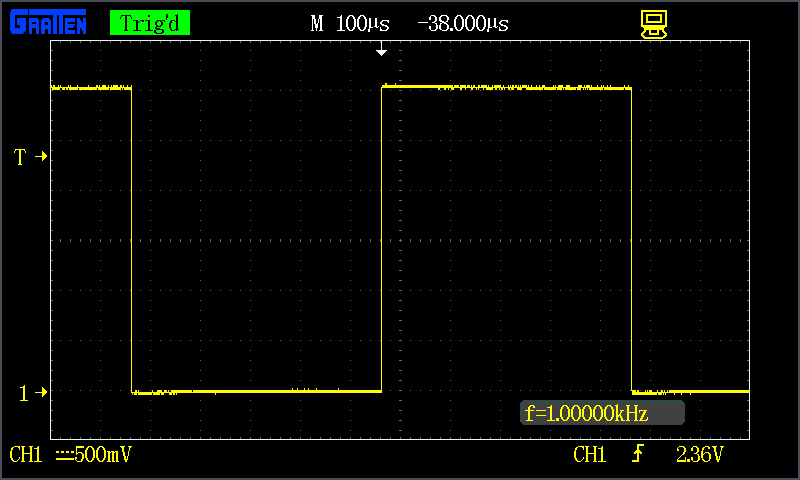
#> input picture waveform_testingset/square_predict_0001.png, 800 x 480 px
$ python signal_analyzer.py
#> lines starting #> are read from the running program, lines starting #| are printed output that depends on the picture; after the words box and inside, x2 and y2 are one past the last pixel; in counts of white or black regions, pixels touching at a corner belong together; long printed decimals are rounded
import cv2
import numpy as np
import matplotlib.pyplot as plt

IMAGE_PATH = "waveform_testingset/square_predict_0001.png"

# OSCILLOSCOPE SETTINGS
VOLTS_PER_DIV = 0.5
TIME_PER_DIV = 500e-6

# standard oscilloscope grid
VERT_DIVS = 8
HORZ_DIVS = 10

def crop_scope_region(image_path):
    img = cv2.imread(image_path)

    if img is None:
        raise FileNotFoundError(f"Could not load image: {image_path}")

    height, width, _ = img.shape

    top = int(height * 0.08)
    bottom = int(height * 0.92)
    left = int(width * 0.02)
    right = int(width * 0.98)

    cropped = img[top:bottom, left:right]
    return cropped


def extract_waveform(img):

    # conv to HSV
    hsv = cv2.cvtColor(img, cv2.COLOR_BGR2HSV)

    # detect bright pixels
    lower = np.array([15, 80, 120])
    upper = np.array([40, 255, 255])
    mask = cv2.inRange(hsv, lower, upper)

    height, width = mask.shape
    x_vals = []
    y_vals = []

    # for each x pos fine the avg y pos of pixels
    for x in range(width):
        ys = np.where(mask[:, x] > 0)[0]

        if (len(ys) > 0):
            x_vals.append(x)
            y_vals.append(np.median(ys))

    x_vals = np.array(x_vals)
    y_vals = np.array(y_vals)

    if (len(x_vals) < 10):
        raise ValueError("Not enough waveform points detected")

    return x_vals, y_vals, mask


def conv_pixels_to_signal(x_pix, y_pix, img_shape):
    height, width = img_shape[:2]

    total_time = HORZ_DIVS * TIME_PER_DIV
    total_voltage = VERT_DIVS * VOLTS_PER_DIV

    sec_per_pix = total_time / width
    volts_per_pix = total_voltage / height

    # conv x pixels to time
    time = x_pix * sec_per_pix

    # conv y pixels to voltage (invert y axis)
    center_y = height / 2
    voltage = (center_y - y_pix) * volts_per_pix

    return time, voltage


def estimate_frequency(time, voltage):

    # remove dc offset
    v = voltage - np.mean(voltage)

    # zero crossings
    zero_crossings = np.where(np.diff(np.sign(v)))[0]

    if (len(zero_crossings) < 3):
        return None, None

    crossing_times = time[zero_crossings]

    periods = []

    for i in range(2, len(crossing_times)):
        period = crossing_times[i] - crossing_times[i-2]
        if (period > 0):
            periods.append(period)

    if (len(periods) == 0):
        return None, None

    avg_period = np.mean(periods)
    frequency = 1 / avg_period

    return frequency, avg_period


def estimate_noise(voltage):

    # smooth singal with moving average
    window_size = 15
    kernel = np.ones(window_size) / window_size
    smoothed = np.convolve(voltage, kernel, mode = 'same')

    noise = voltage - smoothed

    noise_rms = np.sqrt(np.mean(noise**2))

    return noise_rms


def estimate_distortion(time, voltage):

    # simple distortion
    v = voltage - np.mean(voltage)

    dt = np.mean(np.diff(time))

    if dt <= 0:
        return None

    fft_vals = np.fft.rfft(v)
    freqs = np.fft.rfftfreq(len(v), dt)

    magnitudes = np.abs(fft_vals)

    # ignore dc
    magnitudes[0] = 0

    fundamental_index = np.argmax(magnitudes)
    fundamental_mag = magnitudes[fundamental_index]

    if fundamental_mag == 0:
        return None

    harmonic_power = 0

    for n in range(2, 6):
        target_freq = n * freqs[fundamental_index]
        harmonic_index = np.argmin(np.abs(freqs - target_freq))

        if harmonic_index < len(magnitudes):
            harmonic_power += magnitudes[harmonic_index] ** 2

    thd = np.sqrt(harmonic_power) / fundamental_mag

    return thd * 100


def analyze_signal():
    img = crop_scope_region(IMAGE_PATH)
#> in crop_scope_region, img is the input picture: shape (480, 800, 3); mean B, G, R 5.1, 8.9, 7.4
#> in crop_scope_region, `cropped = img[top:bottom, left:right]`:
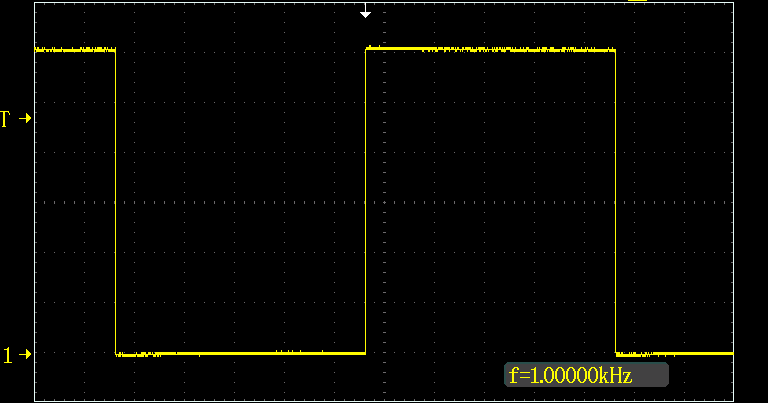
#> cropped: shape (403, 768, 3); mean B, G, R 3.1, 6.3, 6.2

    x_pix, y_pix, mask = extract_waveform(img)
#> in extract_waveform, `hsv = cv2.cvtColor(img, cv2.COLOR_BGR2HSV)`: hsv: shape (403, 768, 3); mean H, S, V 3.3, 3.6, 6.4
#> in extract_waveform, `mask = cv2.inRange(hsv, lower, upper)`:
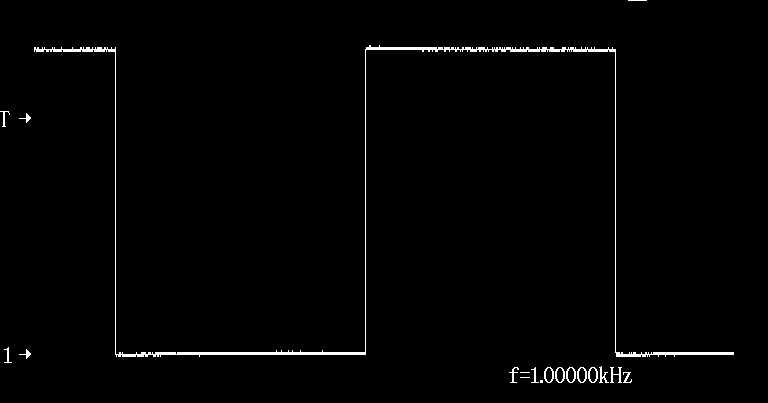
#> mask: shape (403, 768); 1.3% white; 19 white regions (4 under 20 px), largest, box (x1, y1, x2, y2) and area: (34, 45, 734, 357) 3179, (610, 367, 622, 383) 78, (544, 367, 554, 383) 64
#> the loop in extract_waveform, `for x in range(width):` made 768 passes
#> ys on passes 1 to 3: [111], [111], [111, 126]
#> after the loop in extract_waveform, `for x in range(width):`: x_vals = 724 values from 0 to 733; y_vals = 724 values, max 380.5 at index 530, min 47 at index 359, mean 234.6
#> x_pix = 724 values from 0 to 733; y_pix has the same summary as y_vals in extract_waveform

    time, voltage = conv_pixels_to_signal(x_pix, y_pix, img.shape)
#> in conv_pixels_to_signal, `time = x_pix * sec_per_pix`: time = 724 values from 0 to 0.00477
#> in conv_pixels_to_signal, `voltage = (center_y - y_pix) * volts_per_pix`: voltage = 724 values, max 1.53 at index 359, min -1.78 at index 530, mean -0.329
#> time = 724 values from 0 to 0.00477

    frequency, period = estimate_frequency(time, voltage)
#> in estimate_frequency, `v = voltage - np.mean(voltage)`: v = 724 values, max 1.86 at index 359, min -1.45 at index 530, mean 3.93e-17
#> in estimate_frequency, `zero_crossings = np.where(np.diff(np.sign(v)))[0]`: zero_crossings = 41 values from 4 to 605
#> in estimate_frequency, `crossing_times = time[zero_crossings]`: crossing_times = 41 values from 2.6e-05 to 0.004
#> the loop in estimate_frequency, `for i in range(2, len(crossing_times)):` made 39 passes
#> period on passes 1 to 12: 3.26e-05, 0.000143, 0.00069, 0.00217, 0.00258, 0.000977, 3.26e-05, 1.95e-05, 0.000111, 0.000117, 3.91e-05, 3.26e-05
#> after the loop in estimate_frequency, `for i in range(2, len(crossing_times)):`: periods = 39 values, max 0.00258 at index 4, min 1.95e-05 at index 7, mean 0.000203
#> in estimate_frequency, `avg_period = np.mean(periods)`: avg_period = 0.000203
#> in estimate_frequency, `frequency = 1 / avg_period`: frequency = 4930.4
#> frequency = 4930.4; period = 0.000203

    vpp = np.max(voltage) - np.min(voltage)
#> vpp = 3.31
    amplitude = vpp / 2
#> amplitude = 1.66
    vrms = np.sqrt(np.mean(voltage**2))
#> vrms = 1.5
    noise_rms = estimate_noise(voltage)
#> in estimate_noise, `kernel = np.ones(window_size) / window_size`: kernel = [0.0667, 0.0667, 0.0667, 0.0667, 0.0667, 0.0667, 0.0667, 0.0667, 0.0667, 0.0667, 0.0667, 0.0667, 0.0667, 0.0667, 0.0667]
#> in estimate_noise, `smoothed = np.convolve(voltage, kernel, mode = 'same')`: smoothed = 724 values, max 1.53 at index 363, min -1.62 at index 614, mean -0.327
#> in estimate_noise, `noise = voltage - smoothed`: noise = 724 values, max 2.53 at index 549, min -2.45 at index 524, mean -0.00209
#> in estimate_noise, `noise_rms = np.sqrt(np.mean(noise**2))`: noise_rms = 0.572
#> noise_rms = 0.572
    distortion = estimate_distortion(time, voltage)
#> in estimate_distortion, `dt = np.mean(np.diff(time))`: dt = 6.6e-06
#> in estimate_distortion, `freqs = np.fft.rfftfreq(len(v), dt)`: freqs = 363 values from 0 to 75752.3
#> in estimate_distortion, `magnitudes = np.abs(fft_vals)`: magnitudes = 363 values, max 527.8 at index 2, min 1.95e-14 at index 0, mean 18.06
#> in estimate_distortion, `fundamental_index = np.argmax(magnitudes)`: fundamental_index = 2
#> in estimate_distortion, `fundamental_mag = magnitudes[fundamental_index]`: fundamental_mag = 527.8
#> the loop in estimate_distortion, `for n in range(2, 6):` made 4 passes
#> (target_freq, harmonic_index, harmonic_power) on passes 1 to 4: (837, 4, 53075.2), (1255.6, 6, 54976.5), (1674.1, 8, 55383), (2092.6, 10, 65572.9)
#> after the loop in estimate_distortion, `for n in range(2, 6):`: harmonic_power = 65572.9
#> in estimate_distortion, `thd = np.sqrt(harmonic_power) / fundamental_mag`: thd = 0.485
#> distortion = 48.52

    if frequency is not None:
        print(f"Estimated Frequency: {frequency:.2f} Hz")
#| Estimated Frequency: 4930.37 Hz
        print(f"Estimated Period: {period:.6f} s")
#| Estimated Period: 0.000203 s
    else:
        print("Estimated Frequency: Could not calculate")

    print(f"Estimated Amplitude: {amplitude:.2f} V")
#| Estimated Amplitude: 1.66 V
    print(f"Estimated Vrms: {vrms:.2f} V")
#| Estimated Vrms: 1.50 V
    print(f"Estimated Noise RMS: {noise_rms:.3f} V")
#| Estimated Noise RMS: 0.572 V

    if distortion is not None:
        print(f"Estimated Distortion (THD%): {distortion:.2f} %")
#| Estimated Distortion (THD%): 48.52 %
    else:
        print("Estimated Distortion: Could not calculate")

    # show waveform mask
    cv2.imshow("Waveform Mask", mask)
    cv2.waitKey(0)
    cv2.destroyAllWindows()

    # plot extracted signal
    plt.plot(time, voltage)
    plt.title("Extracted Waveform")
    plt.xlabel("Time (s)")
    plt.ylabel("Voltage (V)")
    plt.grid(True)
    plt.show()
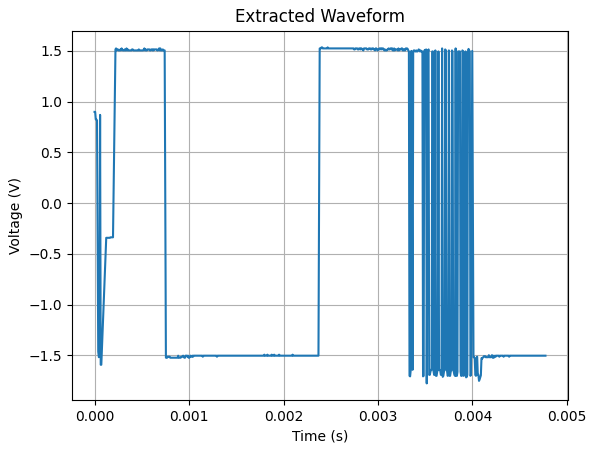
#> figure drawn by matplotlib, 1 panel; curve peaks at x = 0.0024, y = 1.53


analyze_signal()

$ run again, with waveform_testingset/sine_predict_0002.png copied over waveform_testingset/square_predict_0001.png
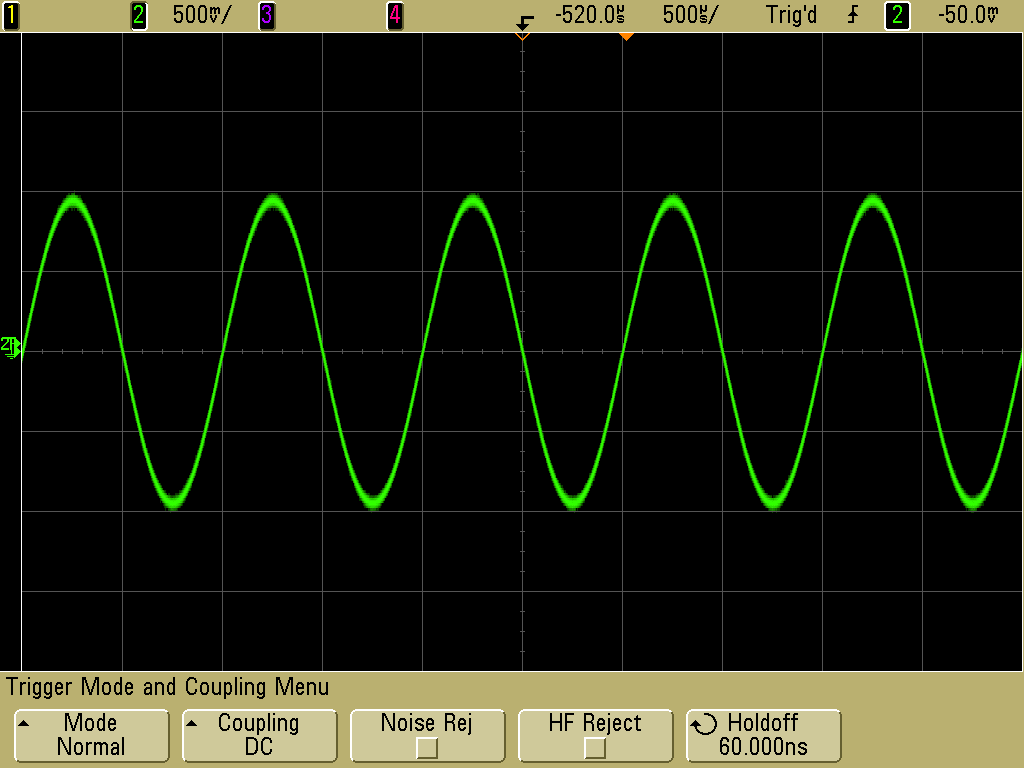
#> input picture waveform_testingset/sine_predict_0002.png, 1024 x 768 px
#> in crop_scope_region, img is the input picture: shape (768, 1024, 3); mean B, G, R 22, 35.1, 33.2
#> hsv: shape (645, 983, 3); mean H, S, V 2.8, 12, 16.5
#> in extract_waveform, `mask = cv2.inRange(hsv, lower, upper)`:
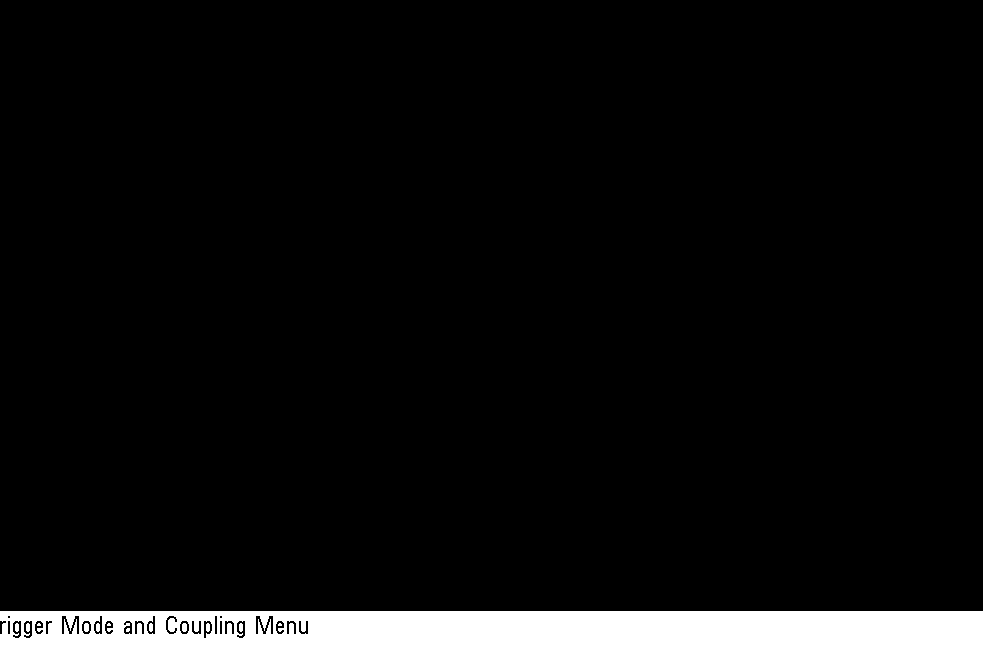
#> mask: shape (645, 983); 5% white; 13 white regions (4 under 20 px), largest, box (x1, y1, x2, y2) and area: (0, 611, 983, 645) 31455, (84, 623, 89, 632) 41, (182, 623, 187, 632) 41
#> after the loop in extract_waveform, `for x in range(width):`: x_vals = 983 values from 0 to 982; y_vals = 983 values, max 636.5 at index 62, min 619 at index 204, mean 627.8
#> x_pix = 983 values from 0 to 982; y_pix has the same summary as y_vals in extract_waveform
#> in conv_pixels_to_signal, `time = x_pix * sec_per_pix`: time = 983 values from 0 to 0.00499
#> in conv_pixels_to_signal, `voltage = (center_y - y_pix) * volts_per_pix`: voltage = 983 values, max -1.84 at index 204, min -1.95 at index 62, mean -1.89
#> in analyze_signal, `time, voltage = conv_pixels_to_signal(x_pix, y_pix, img.shape)`: time = 983 values from 0 to 0.00499
#> in estimate_frequency, `v = voltage - np.mean(voltage)`: v = 983 values, max 0.0546 at index 204, min -0.0539 at index 62, mean -2.79e-16
#> zero_crossings = 61 values from 5 to 307
#> crossing_times = 61 values from 2.54e-05 to 0.00156
#> the loop in estimate_frequency, `for i in range(2, len(crossing_times)):` made 59 passes
#> period on passes 1 to 8: 2.03e-05, 0.000137, 0.000168, 5.6e-05, 4.58e-05, 8.14e-05, 8.14e-05, 5.6e-05
#> after the loop in estimate_frequency, `for i in range(2, len(crossing_times)):`: periods = 59 values, max 0.000168 at index 2, min 2.03e-05 at index 0, mean 5.17e-05
#> avg_period = 5.17e-05
#> in estimate_frequency, `frequency = 1 / avg_period`: frequency = 19332.3
#> in analyze_signal, `frequency, period = estimate_frequency(time, voltage)`: period = 5.17e-05
#> vpp = 0.109
#> amplitude = 0.0543
#> vrms = 1.89
#> kernel = [0.0667, 0.0667, 0.0667, 0.0667, 0.0667, 0.0667, 0.0667, 0.0667, 0.0667, 0.0667, 0.0667, 0.0667, 0.0667, 0.0667, 0.0667]
#> smoothed = 983 values, max -1.01 at index 982, min -1.91 at index 222, mean -1.89
#> noise = 983 values, max 0.0544 at index 205, min -0.916 at index 0, mean -0.00723
#> in estimate_noise, `noise_rms = np.sqrt(np.mean(noise**2))`: noise_rms = 0.0687
#> dt = 5.09e-06
#> freqs = 492 values from 0 to 98200
#> magnitudes = 492 values, max 1.64 at index 1, min 2.74e-13 at index 0, mean 0.295
#> fundamental_index = 1
#> fundamental_mag = 1.64
#> the loop in estimate_distortion, `for n in range(2, 6):` made 4 passes
#> (target_freq, harmonic_power) on passes 1 to 4: (400, 1.07), (600, 1.18), (800, 1.34), (1000, 1.77)
#> after the loop in estimate_distortion, `for n in range(2, 6):`: harmonic_power = 1.77
#> thd = 0.81
#> distortion = 80.96
#| Estimated Frequency: 19332.33 Hz
#| Estimated Period: 5.2e-05 s
#| Estimated Amplitude: 0.05 V
#| Estimated Vrms: 1.89 V
#| Estimated Noise RMS: 0.069 V
#| Estimated Distortion (THD%): 80.96 %
#> in analyze_signal, `plt.show()`:
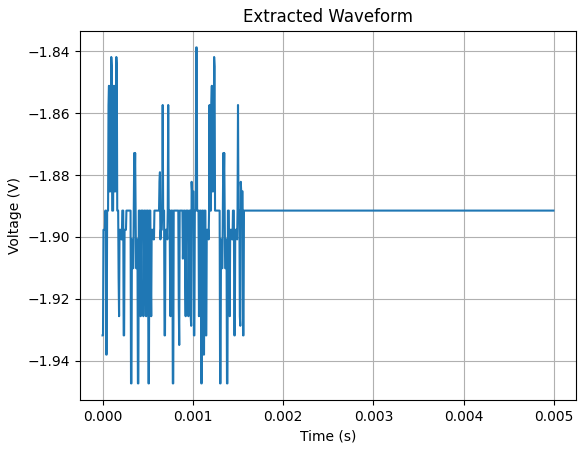
#> figure drawn by matplotlib, 1 panel; curve peaks at x = 0.00104, y = -1.84
